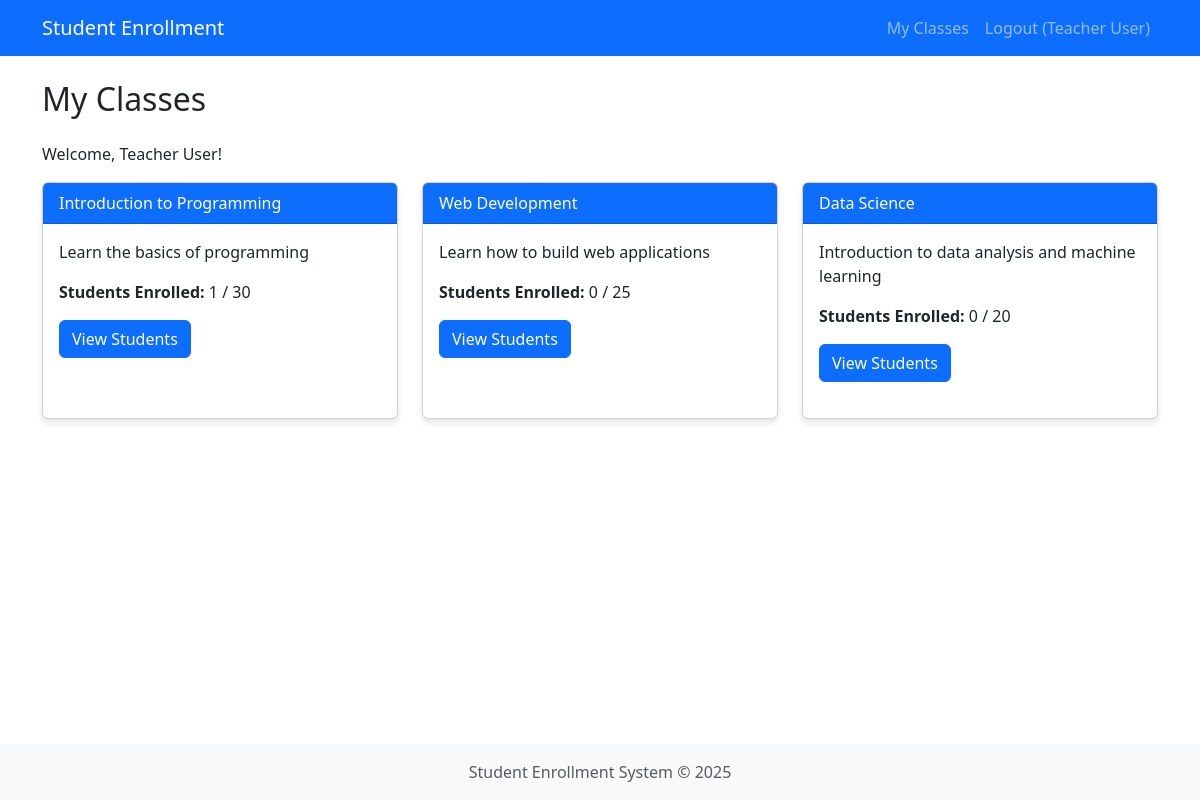
/teacher/dashboard (signed in), run on an earlier commit of the app's database.
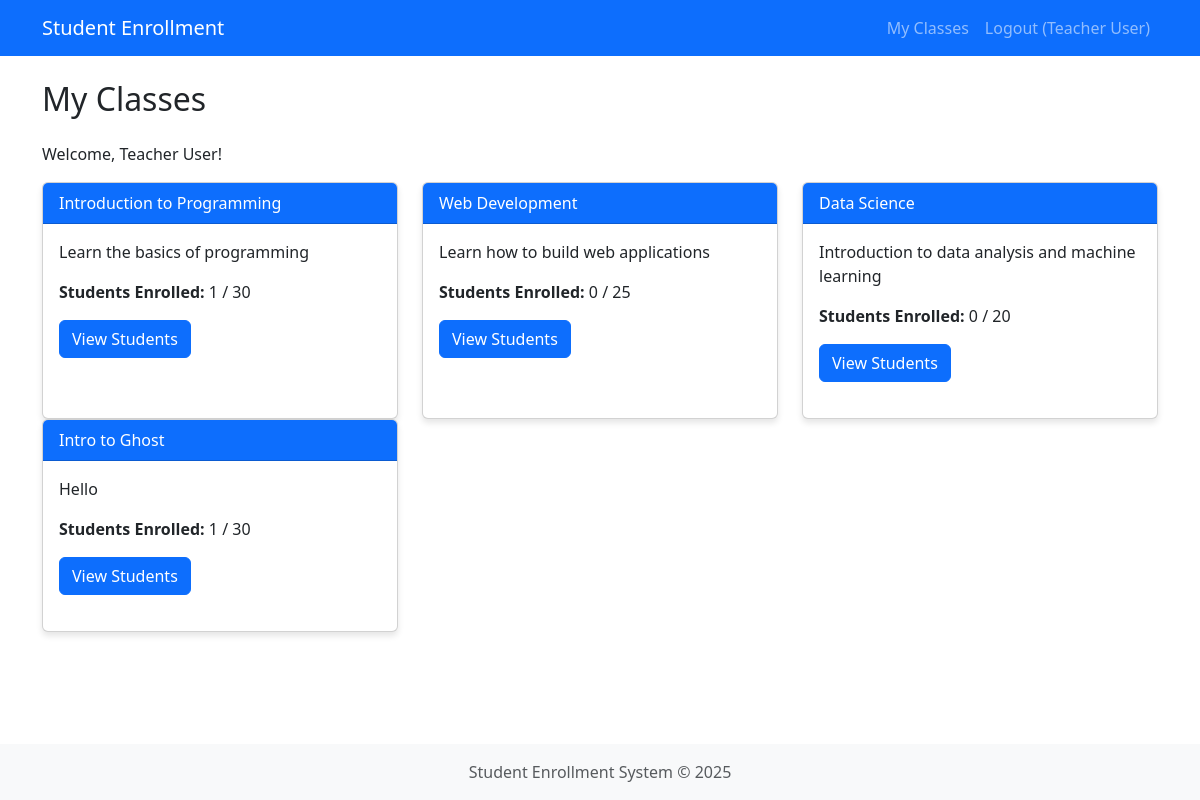
And on a later commit of the database.
### app.py (models this page shows, shortened)
class Course(db.Model):
    id = db.Column(db.Integer, primary_key=True)
    name = db.Column(db.String(100), nullable=False)
    description = db.Column(db.Text, nullable=True)
    capacity = db.Column(db.Integer, default=30)
    teacher_id = db.Column(db.Integer, db.ForeignKey('user.id'), nullable=True)
    created_at = db.Column(db.DateTime, default=datetime.now)
    enrollments = db.relationship('Enrollment', backref='course', lazy=True, cascade="all, delete-orphan")
    def get_enrollment_count(self):
        return Enrollment.query.filter_by(course_id=self.id).count()

### app.py (the view)
@app.route('/teacher/dashboard')
@login_required
@role_required('teacher')
def teacher_dashboard():
    courses = Course.query.filter_by(teacher_id=current_user.id).all()
    return render_template('teacher/dashboard.html', courses=courses)

### app.py (called while the page is built)
@login_manager.user_loader
def load_user(user_id):
    return User.query.get(int(user_id))

def role_required(role_name):
    def decorator(f):
        @wraps(f)
        def decorated_function(*args, **kwargs):
            if not current_user.is_authenticated:
                return redirect(url_for('login'))
            if not current_user.role or current_user.role.name != role_name:
                flash('You do not have permission to access this page.', 'danger')
                return redirect(url_for('dashboard'))
            return f(*args, **kwargs)
        return decorated_function
    return decorator

### templates/teacher/dashboard.html (shortened to what this page needs)
{% extends 'base.html' %}
{% block content %}
<h2 class="mb-4">My Classes</h2>
<p>Welcome, {{ current_user.name }}!</p>
{% if courses %}
    <div class="row">
        {% for course in courses %}
            <div class="col-md-4">
                <div class="card h-100">
                    <div class="card-header bg-primary text-white">
                        {{ course.name }}
                    </div>
                    <div class="card-body">
                        <p>{{ course.description }}</p>
                        <p><strong>Students Enrolled:</strong> {{ course.get_enrollment_count() }} / {{ course.capacity }}</p>
                        <a href="{{ url_for('teacher_course_detail', course_id=course.id) }}" class="btn btn-primary">View Students</a>
                    </div>
                </div>
            </div>
        {% endfor %}
    </div>
{% else %}
    <div class="alert alert-info">
        You are not teaching any courses yet.
    </div>
{% endif %}
{% endblock %}

What changed in the data, as far as the page shows it:
added Course: name "Intro to Ghost", description "Hello", get_enrollment_count "1", capacity "30"
